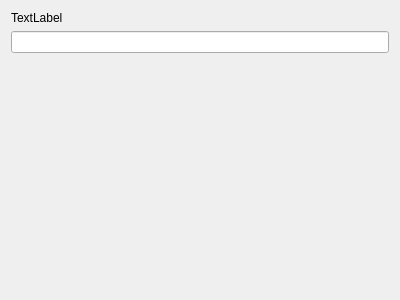
<?xml version="1.0" encoding="UTF-8"?>
<ui version="4.0">
 <class>MyForm</class>
 <widget class="QWidget" name="MyForm">
  <property name="geometry">
   <rect>
    <x>0</x>
    <y>0</y>
    <width>400</width>
    <height>300</height>
   </rect>
  </property>
  <property name="windowTitle">
   <string>Form</string>
  </property>
  <layout class="QVBoxLayout" name="verticalLayout">
   <item>
    <widget class="QLabel" name="label">
     <property name="text">
      <string>TextLabel</string>
     </property>
    </widget>
   </item>
   <item>
    <widget class="MyLineEdit" name="lineEdit"/>
   </item>
   <item>
    <spacer name="verticalSpacer">
     <property name="orientation">
      <enum>Qt::Vertical</enum>
     </property>
     <property name="sizeHint" stdset="0">
      <size>
       <width>20</width>
       <height>40</height>
      </size>
     </property>
    </spacer>
   </item>
  </layout>
 </widget>
 <customwidgets>
  <customwidget>
   <class>MyLineEdit</class>
   <extends>QLineEdit</extends>
   <header>MyLineEdit.h</header>
   <slots>
    <signal>returnedText(QString)</signal>
    <slot>returnExtended()</slot>
   </slots>
  </customwidget>
 </customwidgets>
 <resources/>
 <connections>
  <connection>
   <sender>lineEdit</sender>
   <signal>returnedText(QString)</signal>
   <receiver>label</receiver>
   <slot>setText(QString)</slot>
   <hints>
    <hint type="sourcelabel">
     <x>165</x>
     <y>45</y>
    </hint>
    <hint type="destinationlabel">
     <x>158</x>
     <y>12</y>
    </hint>
   </hints>
  </connection>
  <connection>
   <sender>lineEdit</sender>
   <signal>returnPressed()</signal>
   <receiver>lineEdit</receiver>
   <slot>returnExtended()</slot>
   <hints>
    <hint type="sourcelabel">
     <x>82</x>
     <y>47</y>
    </hint>
    <hint type="destinationlabel">
     <x>98</x>
     <y>48</y>
    </hint>
   </hints>
  </connection>
 </connections>
</ui>
